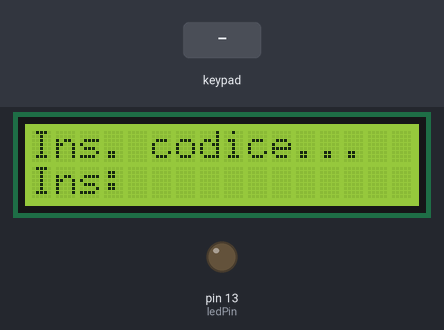
Bench run of a sketch on a simulated Arduino Mega 2560, built with avr-gcc and run on an emulated ATmega2560. On the bench: 16×2 character LCD, output pins drawn as LEDs (lit = HIGH). The test bench sets the inputs (shaded band). The local clock reads 2024-03-15 10:24:30 at power-on unless the sketch sets it; what the sketch prints to the serial monitor is not drawn.

Above: at 1.2 s.
1.3 s: keypad keys 2 2 2 3 2 4 2 5 pressed 0.4 s apart
At 5.5 s:
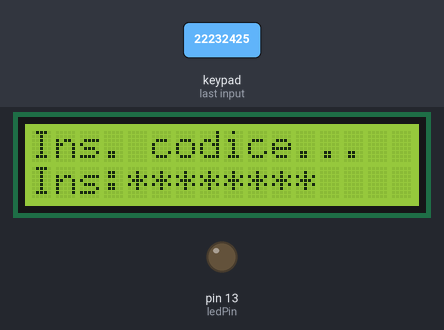
6.0 s: key '*' pressed
At 6.6 s:
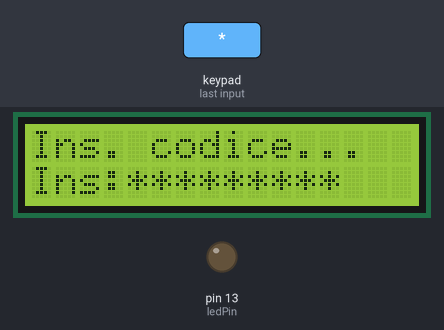
7.5 s: keypad keys 2 2 2 3 2 4 2 5 # pressed 0.4 s apart
At 9.6 s:
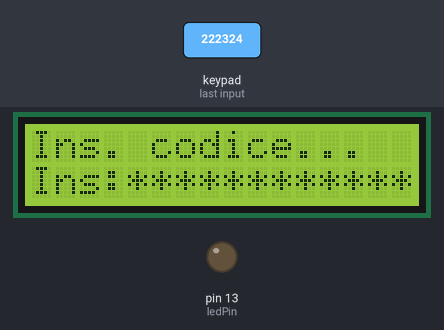
Timing chart, 0 to 11.1 s (numbered marks = the images above; inputs shaded):
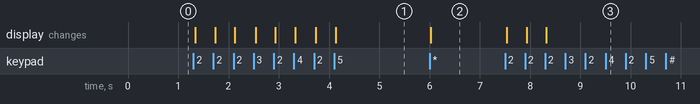

The sketch:

MenuVersione4.2.ino
```cpp
#include <Keypad.h>
#include <LiquidCrystal.h>
#include <DS3232RTC.h>
#include <TimeLib.h>
#include <Wire.h>

LiquidCrystal lcd(7, 6, 5, 4, 3, 2);
//LiquidCrystal lcd(2, 3, 4, 5, 6, 7);
int ledPin=13;//led test
int stato=0;
String lettura="";

const byte ROWS = 4; //four rows
const byte COLS = 3; //three columns
char keys[ROWS][COLS] = {
  {'1','2','3'},
  {'4','5','6'},
  {'7','8','9'},
  {'*','0','#'}
};
byte rowPins[ROWS] = {22, 23, 24, 25}; //connect to the row pinouts of the keypad
byte colPins[COLS] = {26, 27, 28}; //connect to the column pinouts of the keypad

Keypad keypad = Keypad( makeKeymap(keys), rowPins, colPins, ROWS, COLS );

void setup(){
  Serial.begin(9600);
  Serial1.begin (9600);
   lcd.begin(16, 2);
   lcd.setCursor(0, 0);
   lcd.print("Ins. codice...");
   lcd.setCursor(0, 1);
   lcd.print("Ins:");
   lcd.setCursor(4, 1);

   pinMode(ledPin, OUTPUT);
   digitalWrite(ledPin, LOW);

    setSyncProvider(RTC.get);   // the function to get the time from the RTC
    if(timeStatus() != timeSet)
        Serial.println("Unable to sync with the RTC");
    else
        Serial.println("RTC has set the system time");
}


//--metodi
void printDigits(int digits)
{
    // utility function for digital clock display: prints preceding colon and leading 0
    Serial.print(':');
    if(digits < 10)
        Serial.print('0');
    Serial.print(digits);
}

void digitalClockDisplay(void)
{
    // digital clock display of the time
    Serial.print(hour());
    printDigits(minute());
    printDigits(second());
    Serial.print(' ');
    Serial.print(day());
    Serial.print(' ');
    Serial.print(month());
    Serial.print(' ');
    Serial.print(year());
    Serial.println();
}

  //gestisce la lettura del tastierino elaborandola
 void gestisciInsert(String lettura){

  //leggo il primo carattere per sapere se è una password di accesso o un comando
  String tp=lettura.substring(0,1);

  if(tp=="*"){//se il primo carattere è un *, allora è un comando
   /* Serial.println("----------dentro if tp");
    Serial.print("----------LEttura lettura: ");
     Serial.println(lettura);
    Serial.print("----------Lettura tp: ");
    Serial.println(tp);*/
    if(lettura=="*1"){ stato=1; Serial.println("----------dentro if tp -----------stato 1");}
    else if(lettura=="*2"){ stato=2; Serial.println("----------dentro if tp -----------stato 2");}
    else if(lettura=="*3"){ stato=3; Serial.println("----------dentro if tp -----------stato 3");}
    else if(lettura=="*4"){ stato=4; Serial.println("----------dentro if tp -----------stato 4");}
    else { stato=-1; Serial.println("----------dentro if tp -----------stato -1 ERRORE");}
  }//fine if controllo
  else{//se è una password controllo su database
    Serial.println("controllo psw");
    lettura="";
   // valore=1;
  }

  //return valore;
 }


void pulisciLCD(){
  lcd.setCursor(4, 1);
    lcd.print("            ");
    delay(100);
     lcd.setCursor(4, 1);
}

//---------


void loop(){
   char key;


switch (stato){
  case 0:
  {
     digitalClockDisplay();
     key = keypad.getKey();
          if (key != NO_KEY){
                  if(key=='#'){
                        Serial.print("Lettura");
                        Serial.println(lettura);
                        gestisciInsert(lettura);
                        //stato=gestisciInsert(lettura);
                        Serial.println("Cambiato stato");
                        Serial.println(stato);
                    }
              lcd.print("*");
              lettura+=key;

              //codice di controllo
              Serial.print("key: ");
              Serial.println(key);
              Serial.print("Stato: ");
              Serial.println(stato);
    }break;

  case 1:
  {
    Serial.print("Stato dentro stato 1: ");
              Serial.println(stato);

    Serial.println("caso1");
    Serial.println("cambio lo stato a 0");
    delay(2000);
    pulisciLCD();
    lettura="";
    stato=0;
    }break;
  }

  case 2:
  {
    Serial.print("Stato dentro stato 2: ");
              Serial.println(stato);

   Serial.println("caso2");
   pulisciLCD();
   lettura="";
    stato=0;
    }break;

  case 3:
  {
    digitalWrite(ledPin, HIGH);
     pulisciLCD();
   lettura="";
    stato=0;
    }break;

  case 4:
  {
    digitalWrite(ledPin, LOW);
     pulisciLCD();
   lettura="";
    stato=0;
    }break;

  case 5:
  {}break;

  case 6:
  {}break;

  case -1:
  {
    Serial.println("errore, codice menue inesistente");
    pulisciLCD();
    lcd.print("Err. menu");
    delay(1000);
    pulisciLCD();
   lettura="";
    stato=0;
    }break;

  default:
  {
    Serial.println("errore");
    }break;


  }

/*if(stato==0){
   key = keypad.getKey();
          if (key != NO_KEY){
                  if(key=='#'){
                        Serial.print("Lettura");
                        Serial.println(lettura);
                        gestisciInsert(lettura);
                        //stato=gestisciInsert(lettura);
                        Serial.println("Cambiato stato");
                        Serial.println(stato);
                    }
              lcd.print("*");
              lettura+=key;

              //codice di controllo
              Serial.print("key: ");
              Serial.println(key);
              Serial.print("Stato: ");
              Serial.println(stato);
          }
} else if(stato==1){
              Serial.print("Stato dentro stato 1: ");
              Serial.println(stato);

    Serial.println("caso1");
    Serial.println("cambio lo stato a 0");
    delay(2000);
    pulisciLCD();
    lettura="";
    stato=0;
} else if(stato==2){
  Serial.print("Stato dentro stato 2: ");
              Serial.println(stato);

   Serial.println("caso2");
   pulisciLCD();
   lettura="";
    stato=0;
} else{
  Serial.println("errore");
}*/


/*
switch(stato){
  case 0:
    {
          key = keypad.getKey();
          if (key != NO_KEY){
          if(key=='#'){
            stato=gestisciInsert(lettura);
            Serial.print("Cambiato stato");
            }
          lcd.print("*");
          lettura+=key;

          //codice di controllo
          Serial.print("key: ");
          Serial.println(key);
          Serial.print("Stato: ");
          Serial.println(stato);
          }
    }
    break;

  case 5:
    {
     Serial.println("Inizio case 1");
   lcd.setCursor(4, 1);
    lcd.print("            ");
    delay(2000);
     lcd.setCursor(4, 1);
    lcd.print(lettura);
     Serial.println("Fine case 1");
    }
   break;
  case 3:
    {
    Serial.println("dentro 3");
    delay(1000);
    stato=0;
    //if (Serial1.available() > 0) {//attende fino a che seriale non riceve qualcosa
    //char msg=Serial1.read();//mette la ricezione in un char
    //Serial.print(msg);//la tsampa
  //}
    }
  break;

  default: Serial.println("ERRORE");
    break;
}*/


}
```

Measured:
- after the input at 1.3 s, the display: first changes at once (image 1 shows a later state)
- after the input at 6.0 s, the display: changes at once (image 2)
- after the input at 7.5 s, the display: first changes at once (image 3 shows a later state)
